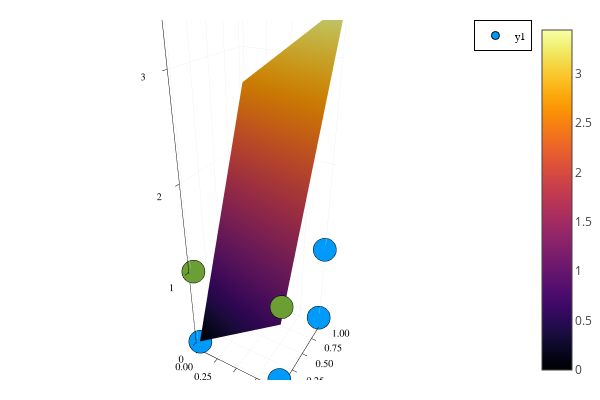

Write notebook code for a chart like this one.
### Code cell
plot_results(data_ex1,"f2")

### Figure 1 — Plotly figure (JSON) as saved in the notebook; plotly's stock layout.template omitted (floating-point values rounded to 4 significant figures; data arrays with more than 128 entries replaced by an {"elided": "..."} marker saying what was removed)
{"data": [{"colorbar": {"title": ""}, "legendgroup": "y1", "marker": {"color": "rgba(0, 154, 250, 1.000)", "line": {"color": "rgba(0, 0, 0, 1.000)", "width": 1}, "size": 8, "symbol": "circle"}, "mode": "markers", "name": "y1", "showlegend": true, "type": "scatter3d", "x": [0], "xaxis": "x1", "y": [0], "yaxis": "y1", "z": [0], "zmax": 3.444, "zmin": 0}, {"colorbar": {"title": ""}, "legendgroup": "y1", "marker": {"color": "rgba(108, 159, 51, 1.000)", "line": {"color": "rgba(0, 0, 0, 1.000)", "width": 1}, "size": 8, "symbol": "circle"}, "mode": "markers", "name": "y1", "showlegend": false, "type": "scatter3d", "x": [0], "xaxis": "x1", "y": [0], "yaxis": "y1", "z": [1], "zmax": 3.444, "zmin": 0}, {"colorbar": {"title": ""}, "legendgroup": "y1", "marker": {"color": "rgba(0, 154, 250, 1.000)", "line": {"color": "rgba(0, 0, 0, 1.000)", "width": 1}, "size": 8, "symbol": "circle"}, "mode": "markers", "name": "y1", "showlegend": false, "type": "scatter3d", "x": [0], "xaxis": "x1", "y": [1], "yaxis": "y1", "z": [0], "zmax": 3.444, "zmin": 0}, {"colorbar": {"title": ""}, "legendgroup": "y1", "marker": {"color": "rgba(0, 154, 250, 1.000)", "line": {"color": "rgba(0, 0, 0, 1.000)", "width": 1}, "size": 8, "symbol": "circle"}, "mode": "markers", "name": "y1", "showlegend": false, "type": "scatter3d", "x": [0], "xaxis": "x1", "y": [1], "yaxis": "y1", "z": [1], "zmax": 3.444, "zmin": 0}, {"colorbar": {"title": ""}, "legendgroup": "y1", "marker": {"color": "rgba(0, 154, 250, 1.000)", "line": {"color": "rgba(0, 0, 0, 1.000)", "width": 1}, "size": 8, "symbol": "circle"}, "mode": "markers", "name": "y1", "showlegend": false, "type": "scatter3d", "x": [1], "xaxis": "x1", "y": [0], "yaxis": "y1", "z": [0], "zmax": 3.444, "zmin": 0}, {"colorbar": {"title": ""}, "legendgroup": "y1", "marker": {"color": "rgba(108, 159, 51, 1.000)", "line": {"color": "rgba(0, 0, 0, 1.000)", "width": 1}, "size": 8, "symbol": "circle"}, "mode": "markers", "name": "y1", "showlegend": false, "type": "scatter3d", "x": [1], "xaxis": "x1", "y": [0], "yaxis": "y1", "z": [1], "zmax": 3.444, "zmin": 0}, {"colorbar": {"title": ""}, "legendgroup": "y1", "marker": {"color": "rgba(0, 154, 250, 1.000)", "line": {"color": "rgba(0, 0, 0, 1.000)", "width": 1}, "size": 8, "symbol": "circle"}, "mode": "markers", "name": "y1", "showlegend": false, "type": "scatter3d", "x": [1], "xaxis": "x1", "y": [1], "yaxis": "y1", "z": [0], "zmax": 3.444, "zmin": 0}, {"colorbar": {"title": ""}, "legendgroup": "y1", "marker": {"color": "rgba(0, 154, 250, 1.000)", "line": {"color": "rgba(0, 0, 0, 1.000)", "width": 1}, "size": 8, "symbol": "circle"}, "mode": "markers", "name": "y1", "showlegend": false, "type": "scatter3d", "x": [1], "xaxis": "x1", "y": [1], "yaxis": "y1", "z": [1], "zmax": 3.444, "zmin": 0}, {"colorbar": {"title": ""}, "colorscale": {"elided": "256x2 mixed values"}, "hoverinfo": "none", "name": "y2", "opacity": null, "showlegend": false, "showscale": true, "type": "surface", "x": [0, 1], "xaxis": "x1", "y": [0, 1], "yaxis": "y1", "z": [[0, 0.7778], [2.667, 3.444]], "zmax": 3.444, "zmin": 0}], "layout": {"annotations": [], "height": 400, "legend": {"bgcolor": "rgba(255, 255, 255, 1.000)", "bordercolor": "rgba(0, 0, 0, 1.000)", "borderwidth": 1, "font": {"color": "rgba(0, 0, 0, 1.000)", "family": "sans-serif", "size": 11}, "tracegroupgap": 0, "traceorder": "normal", "x": 1.02, "xanchor": "auto", "y": 1, "yanchor": "auto"}, "margin": {"b": 20, "l": 0, "r": 0, "t": 20}, "paper_bgcolor": "rgba(255, 255, 255, 1.000)", "plot_bgcolor": "rgba(255, 255, 255, 1.000)", "scene": {"camera": {"eye": {"x": 1.126, "y": -1.95, "z": 1.3}}, "xaxis": {"anchor": "y1", "domain": [0.06582, 0.9934], "gridcolor": "rgba(0, 0, 0, 0.100)", "gridwidth": 0.5, "linecolor": "rgba(0, 0, 0, 1.000)", "mirror": false, "range": [-0.03, 1.03], "showgrid": true, "showline": true, "showticklabels": true, "tickangle": 0, "tickcolor": "rgb(0, 0, 0)", "tickfont": {"color": "rgba(0, 0, 0, 1.000)", "family": "sans-serif", "size": 11}, "tickmode": "array", "ticks": "inside", "ticktext": ["0.00", "0.25", "0.50", "0.75", "1.00"], "tickvals": [0, 0.25, 0.5, 0.75, 1], "title": "", "titlefont": {"color": "rgba(0, 0, 0, 1.000)", "family": "sans-serif", "size": 15}, "type": "-", "visible": true, "zeroline": false, "zerolinecolor": "rgba(0, 0, 0, 1.000)"}, "yaxis": {"anchor": "x1", "domain": [0.03762, 0.9902], "gridcolor": "rgba(0, 0, 0, 0.100)", "gridwidth": 0.5, "linecolor": "rgba(0, 0, 0, 1.000)", "mirror": false, "range": [-0.03, 1.03], "showgrid": true, "showline": true, "showticklabels": true, "tickangle": 0, "tickcolor": "rgb(0, 0, 0)", "tickfont": {"color": "rgba(0, 0, 0, 1.000)", "family": "sans-serif", "size": 11}, "tickmode": "array", "ticks": "inside", "ticktext": ["0.00", "0.25", "0.50", "0.75", "1.00"], "tickvals": [0, 0.25, 0.5, 0.75, 1], "title": "", "titlefont": {"color": "rgba(0, 0, 0, 1.000)", "family": "sans-serif", "size": 15}, "type": "-", "visible": true, "zeroline": false, "zerolinecolor": "rgba(0, 0, 0, 1.000)"}, "zaxis": {"gridcolor": "rgba(0, 0, 0, 0.100)", "gridwidth": 0.5, "linecolor": "rgba(0, 0, 0, 1.000)", "mirror": false, "range": [-0.1033, 3.548], "showgrid": true, "showline": true, "showticklabels": true, "tickangle": 0, "tickcolor": "rgb(0, 0, 0)", "tickfont": {"color": "rgba(0, 0, 0, 1.000)", "family": "sans-serif", "size": 11}, "tickmode": "array", "ticks": "inside", "ticktext": ["0", "1", "2", "3"], "tickvals": [0, 1, 2, 3], "title": "", "titlefont": {"color": "rgba(0, 0, 0, 1.000)", "family": "sans-serif", "size": 15}, "type": "-", "visible": true, "zeroline": false, "zerolinecolor": "rgba(0, 0, 0, 1.000)"}}, "showlegend": true, "width": 600}}
